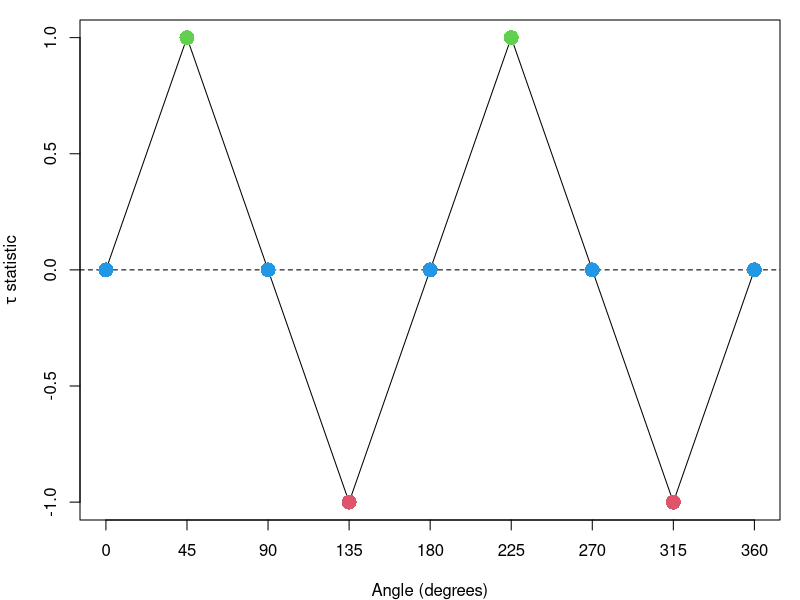

Write R code to recreate this figure.
# Plot sine wave
a <- seq(0, 2*pi, 0.01)
tauvals <- asin(sin(2*a)) / asin(1)

par( mar= c(4,4,1,1))

plot((a*180) / pi, tauvals,
     type='l',
     xlab="Angle (degrees)",
     ylab = expression(paste(tau, " statistic")), axes = FALSE)

axis(2)
axis(1, at = seq(0,361, 45))
# axis(3, at = seq(0,361, 45))
box()
abline(0,0,lty=2)
# Highlight points
points(c(45,225),  c(1,1),           col=3, pch=16, cex=2)
points(c(135,315), c(-1,-1),         col=2, pch=16, cex=2)
points(seq(0,361, 90), c(0,0,0,0,0), col=4, pch=16, cex=2)
